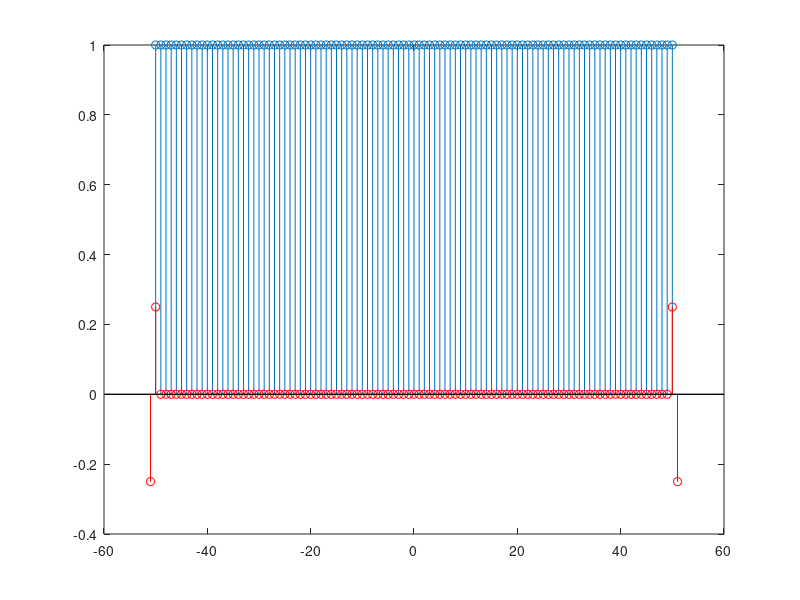

MATLAB code for this plot:

% Calcola la convoluzione tra una cosinusoide di frequenza normalizzata f
% e una risposta impulsiva i cui campioni sono inseriti nel vettore h

clear all
figure(1)
clf
n=(-50:50);
f=input('frequenza normalizzata del coseno? ');
x=cos(2*pi*f*n);
stem(n,x)
hold on
h=[-1/4 1/2 -1/4];
y=conv(x,h);
pause
m=(-51:51);
stem(m,y,'r')
hold off